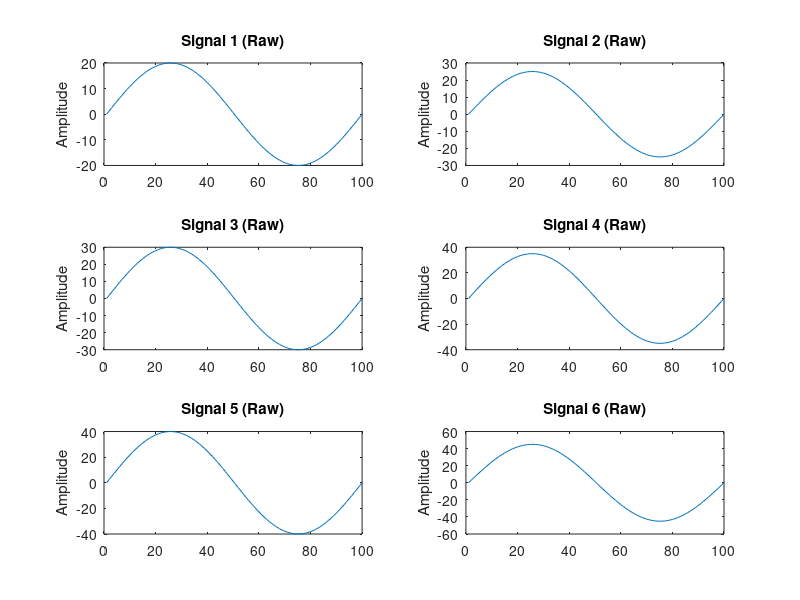
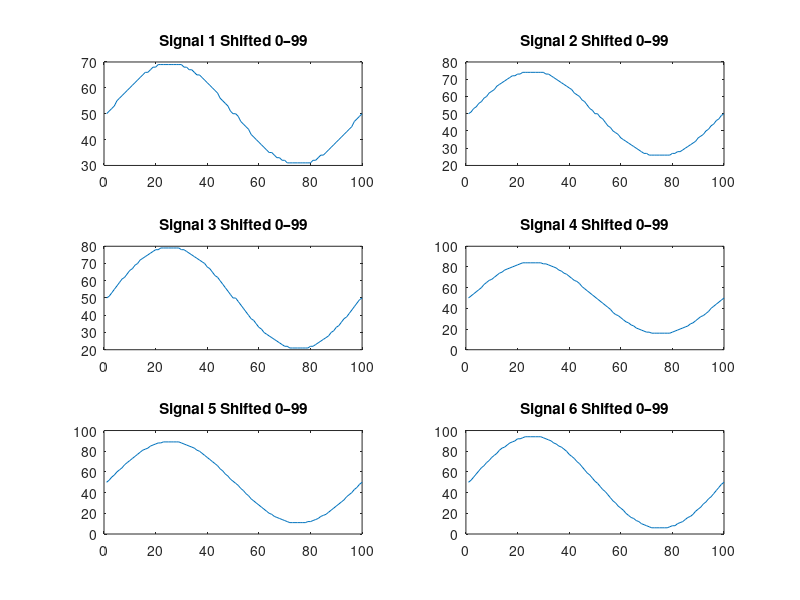
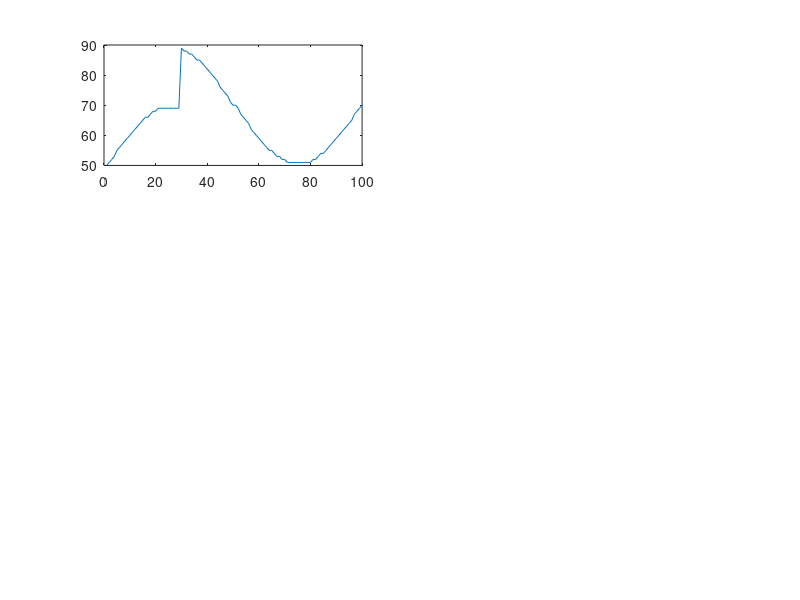

Reproduce these figures in MATLAB, in order. (Note: this script raises an error after producing the figures.)
clear; clc; close all;

%% ---------------------------------------
% PARAMETERS
% ----------------------------------------
N = 100;              % total slices
t = linspace(0,2*pi,N);

% Different amplitudes for 6 signals
A = [20 25 30 35 40 45];    

% Different anomaly positions
anomaly_idx = [30 40 55 70 85 95];      

%% ---------------------------------------
% GENERATE 6 SINE SIGNALS
% ----------------------------------------
signals = zeros(6,N);
for i = 1:6
    signals(i,:) = A(i) * sin(t);
end

figure; 
for i = 1:6
    subplot(3,2,i)
    plot(signals(i,:)); title(['Signal ',num2str(i),' (Raw)']);
    ylabel('Amplitude');
end

%% ---------------------------------------
% SHIFT SIGNALS TO 0–99 RANGE
% b = fix(a) + 50
% ----------------------------------------
shifted = fix(signals) + 50;

figure;
for i = 1:6
    subplot(3,2,i)
    plot(shifted(i,:)); title(['Signal ',num2str(i),' Shifted 0–99']);
end

%% ---------------------------------------
% ADD STEP-JUMP ANOMALY TO EACH SIGNAL
% ----------------------------------------
anomaly_signals = shifted;
for i = 1:6
    idx = anomaly_idx(i);
    anomaly_signals(i,idx:end) = anomaly_signals(i,idx:end) + 20;
end

figure;
for i = 1:6
    subplot(3,2,i)
    plot(anomaly_signals(i,:)); hold on;
    xline(anomaly_idx(i),'r--','LineWidth',1.5);
    title(['Signal ',num2str(i),' With Step-Jump']);
end

%% ---------------------------------------
% COMPRESS EACH SLICE:
% FORMAT: s1 + s2*100 + s3*10000 + ... 
% Each component is 2 digits (00–99)
% ----------------------------------------
compressed = zeros(1,N);

for k = 1:N
    c = 0;
    mul = 1;
    for s = 1:6
        c = c + anomaly_signals(s,k) * mul;
        mul = mul * 100;
    end
    compressed(k) = c;
end

%% PLOT COMPRESSED VALUES
figure; 
plot(compressed,'LineWidth',1.2);
title('Compressed Value per Slice');
xlabel('Slice');
ylabel('Compressed Integer');

%% ---------------------------------------
% MINIMUM SLICE SELECTION
% Use 12 optimal KP points (cycle-mid + peaks)
% ----------------------------------------
selected_idx = round(linspace(1,N,12));   % 12 equally-paced keypoints

selected_values = anomaly_signals(:,selected_idx);

%% ---------------------------------------
% RECONSTRUCT USING CUBIC INTERPOLATION
% ----------------------------------------
recon = zeros(6,N);
for i = 1:6
    recon(i,:) = interp1(selected_idx,selected_values(i,:),1:N,'pchip');
end

%% PLOT ORIGINAL VS RECONSTRUCTION
figure;
for i = 1:6
    subplot(3,2,i)
    plot(anomaly_signals(i,:),'b','LineWidth',1); hold on;
    plot(recon(i,:),'r--','LineWidth',1.2);
    title(['Signal ',num2str(i),' Original vs Recon (12 points)']);
    legend('Original','Reconstructed');
end

%% ---------------------------------------
% PRINT MEMORY USAGE
% ----------------------------------------
bytes_raw  = N * 6 * 4;         % 4 bytes per 32-bit value
bytes_12   = 12 * 6 * 4;        % only 12 slices
compression_factor = bytes_raw / bytes_12;

fprintf("\n========== MEMORY REPORT ==========\n");
fprintf("Raw signal size      : %d bytes\n", bytes_raw);
fprintf("Compressed (12 pts)  : %d bytes\n", bytes_12);
fprintf("Compression Factor   : %.2f X\n", compression_factor);

%% PRINT BIT REPRESENTATION VISUAL
fprintf("\nBit format (one example point):\n");

example_point = anomaly_signals(:,40);
fprintf("Raw 32-bit values:\n");
disp(example_point);

fprintf("Binary (LSB to MSB order):\n");
for s = 1:6
    fprintf("S%d : %s\n",s, dec2bin(example_point(s),32));
end

fprintf("\nCompressed integer at slice 40: %d\n",compressed(40));

l
